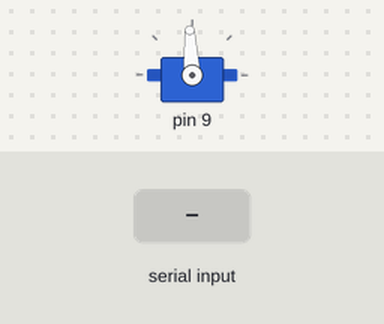
Recording of a sketch running on a simulated Arduino Uno, built with avr-gcc and run on an emulated ATmega328P. On the bench: servo. Inputs (shaded band) come from the test bench. Servo pulses on a pin are drawn as a servo (544–2400 µs = 0–180°); what the sketch prints to the serial monitor is not drawn.

Above: at 1.2 s.
1.3 s: "U" received over Serial
At 1.9 s:
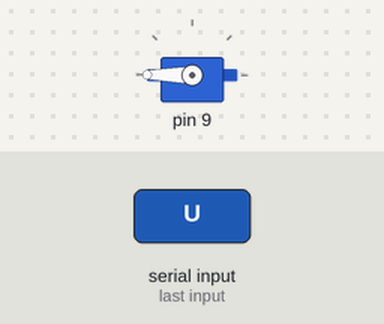
2.8 s: "L" received over Serial
At 4.2 s:
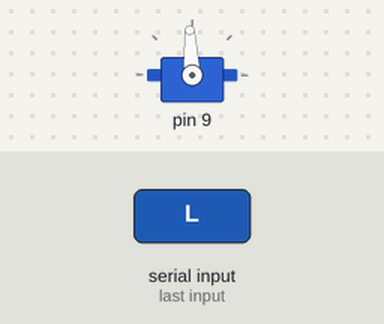
Timing chart, 0 to 5.8 s (numbered marks = the images above; inputs shaded):
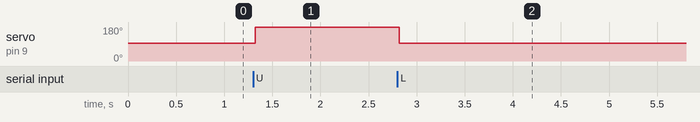

The sketch:

servologic.ino
```cpp
//all pulse widths are in us
static const uint16_t PERIOD = 20000;
static const uint16_t RESET = 1500;
static const uint16_t LOCK = 1500;
static const uint16_t UNLOCK = 2470;

static inline void setServoPulse(uint16_t us) {
  uint16_t ticks = us * 2;
  noInterrupts();
  OCR1A = ticks;
  interrupts();
}

static void setupTimer1() {
  pinMode(9, OUTPUT);
  TCCR1A = 0;
  TCCR1B = 0;
  TCCR1A |= (1 << COM1A1);
  TCCR1A |= (1 << WGM11);
  TCCR1B |= (1 << WGM13) | (1 << WGM12);
  TCCR1B |= (1 << CS11);
  ICR1 = PERIOD * 2;      // period is 20 ms
  setServoPulse(RESET);
}

void setup() {
  Serial.begin(9600);
  setupTimer1();
  Serial.println("L is to lock and U is to unlock, and R is to reset");
}

void loop() {
  if (!Serial.available()) return;
  char c = (char)Serial.read();
  if (c == 'L') {
    setServoPulse(LOCK);
  }
  else if (c == 'U') {
    setServoPulse(UNLOCK);
  }
  else if (c == 'R') {
    setServoPulse(RESET);
  }
}
```

Measured:
- after the input at 1.3 s, servo on pin 9: 93° → 180° at once
- after the input at 2.8 s, servo on pin 9: 180° → 93° at once
